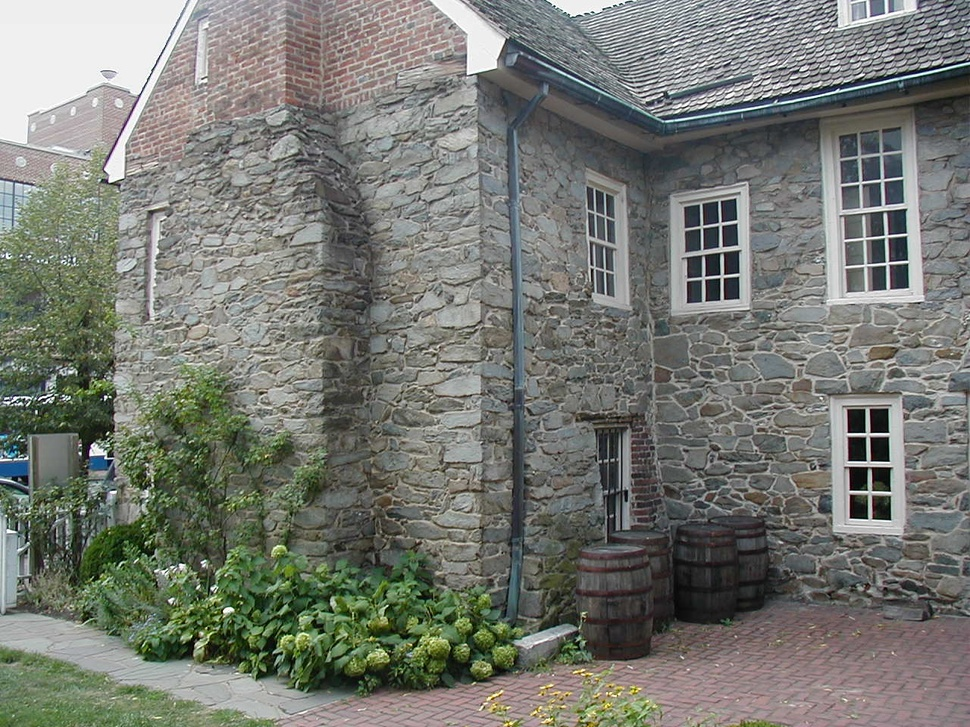
#> input picture HW2/hw3_images/house1.jpg, 970 x 727 px, shrunk from 1280 x 960 before the run
$ jupyter execute 'Serious Code.ipynb'   (older library calls are emulated)
#> lines starting #> are read from the running program, lines starting #| are printed output that depends on the picture; after the words box and inside, x2 and y2 are one past the last pixel; in counts of white or black regions, pixels touching at a corner belong together
[cell 1]
"""
Usage example:
python harris_corner.py --window_size 3 --alpha value hw3_images/butterfly.jpg

"""
from pylab import *
from scipy import *
from scipy import signal
import cv2
import numpy as np
import sys
import getopt
import operator
import math
import matplotlib.pyplot as plt
import matplotlib.image as mpim

def gauss_derivative_kernels(size, sizey=None):
    """
    returns x and y derivatives of a 2D Gauss kernel array for convolution
   """
    size = int(size)
    if not sizey:
        sizey = size
    else:
        sizey = int(sizey)
    y, x = mgrid[-size:size+1, -sizey:sizey+1]
    #x and y derivatives of a 2D Gaussian with standard dev half of size
    # (ignore scale factor)
    gx = - x * np.exp(-(x**2/float((0.5*size)**2)+y**2/float((0.5*sizey)**2)))
    gy = - y * np.exp(-(x**2/float((0.5*size)**2)+y**2/float((0.5*sizey)**2)))
    return gx,gy

def gauss_kernel(size, sizey = None):
    """
    returns a normalized 2D Gauss kernel array for convolutions
    """
    size = int(size)
    if not sizey:
        sizey = size
    else:
        sizey = int(sizey)
    x, y = mgrid[-size:size+1, -sizey:sizey+1]
    g = np.exp(-(x**2/float(size)+y**2/float(sizey)))
    return g / g.sum()


def compute_harris_response(im, window_size, k):
    """
    compute the Harris corner detector response function for each pixel in the input image
    :param im: input image
    :param window_size: size of the Gaussian window
    :param k: Harris corner constant (usually 0.04 - 0.06)
    :return r: Harris responses of the input image

    YOUR CODE GOES IN HERE
    Hint: First compute compute partial derivatives at each pixel, and then compute the second moment
    matrix in a Gaussian window around each pixel.
    Compute the Harris response r using the determinant and trace of the second moment matrix.
    """

    #derivatives
    gx,gy = gauss_derivative_kernels(3)
    imx = signal.convolve(im,gx, mode='same')
    imy = signal.convolve(im,gy, mode='same')
    #kernel for blurring
    gauss = gauss_kernel(3)
    #compute components of the structure tensor
    Wxx = signal.convolve(imx*imx,gauss, mode='same')
    Wxy = signal.convolve(imx*imy,gauss, mode='same')
    Wyy = signal.convolve(imy*imy,gauss, mode='same')
    #determinant and trace
    Wdet = Wxx*Wyy - Wxy**2
    Wtr = Wxx + Wyy

    return Wdet / Wtr

def get_harris_points(harrisim, min_distance=10, threshold=0.1):
    """
    find local maxima of the Harris response to filter the corner points
    :param harrisim: Harris response of the input
    :param min_distance (optional): minimum number of pixels for distinguishing corners and image boundary
    :param threshold (optional): threshold for Harris reponse
    :return filtered_coords: coordinates of filtered corner points
    """
    #find top corner candidates above a threshold
    corner_threshold = max(harrisim.ravel()) * threshold
    harrisim_t = (harrisim > corner_threshold) * 1

    #get coordinates of candidates after non-max supression
    #alternatively sort the candidates to get top 1000 corners
    filtered_coords = np.argwhere(harrisim_t)
    filtered_coords[:, [0, 1]] = filtered_coords[:, [1, 0]]  # Swap x, y coordinates

    return filtered_coords


def plot_harris_points(image, points):
    """
    plots corners found in image
    """
    """Plot corners found in image."""
    plt.imshow(image, cmap='gray')
    plt.plot([p[0] for p in points],[p[1] for p in points],'r*')
    plt.axis('off')
    plt.show()

def main():
    """
    parses argument list, calls compute_harris_response and get_harris_points to find the corner points, and draws the corner points on images
    :return: none
    """

    # Define the command-line arguments
    sys.argv = ['program.py', '--window_size', '100', '--alpha', '0.5', '--image_name', 'house1.jpg']

    args, img_name = getopt.getopt(sys.argv[1:], '', ['window_size=', 'alpha=', 'image_name'])
    args = dict(args)
    #print(args)
    #print(img_name)
    window_size = int(args.get('--window_size'))
    k = float(args.get('--alpha'))

    # [5 lines of commented-out code are left out]


    img = cv2.imread('hw3_images/'+str(img_name[0]))
#> img is the input picture: shape (727, 970, 3); mean B, G, R 113.6, 120.7, 118.1
    img = cv2.cvtColor(img, cv2.COLOR_RGB2GRAY)
#> img: shape (727, 970)

    #print(img)

    #compute the harris response function (you need to fill in our own code in this function)
    harrisim = compute_harris_response(img, window_size,k)
#> in compute_harris_response, `imy = signal.convolve(im,gy, mode='same')`:
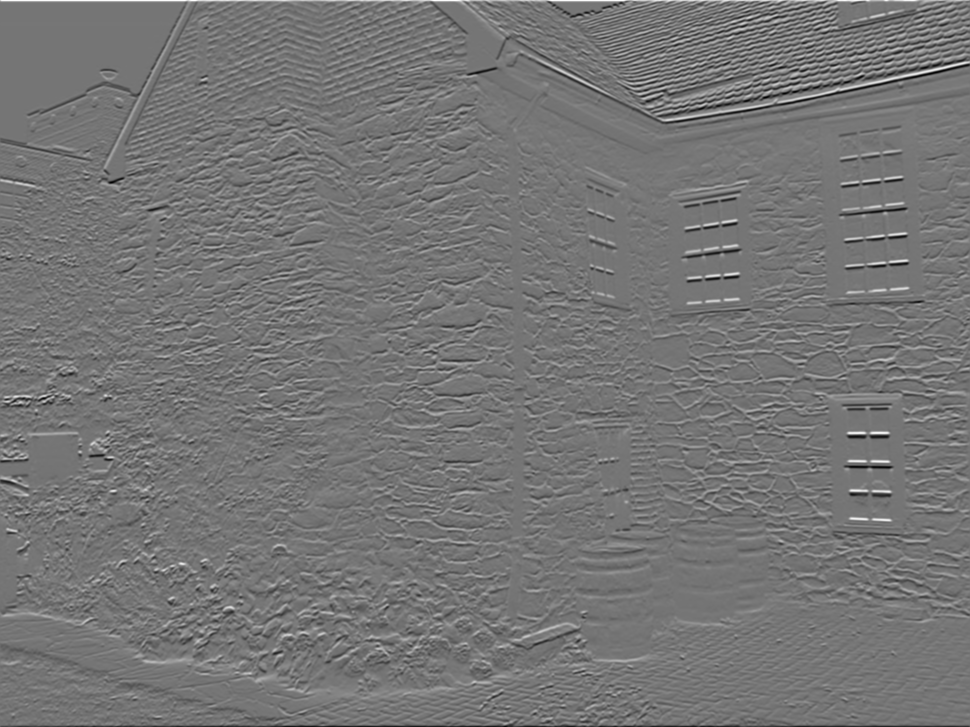
#> imy: shape (727, 970) float64; min -575.7, max 672.4, mean -0.3; drawn with min black and max white
#> in compute_harris_response, `Wxy = signal.convolve(imx*imy,gauss, mode='same')`:
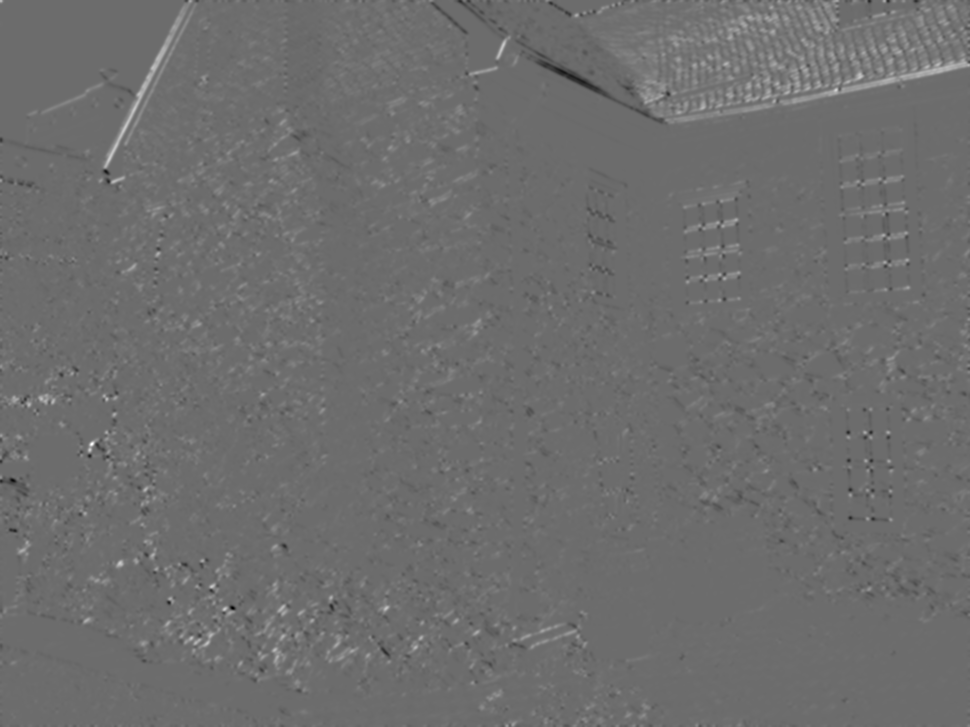
#> Wxy: shape (727, 970) float64; min -58509.7, max 78800.7, mean 834.8; drawn with min black and max white
#> in compute_harris_response, `return Wdet / Wtr`:
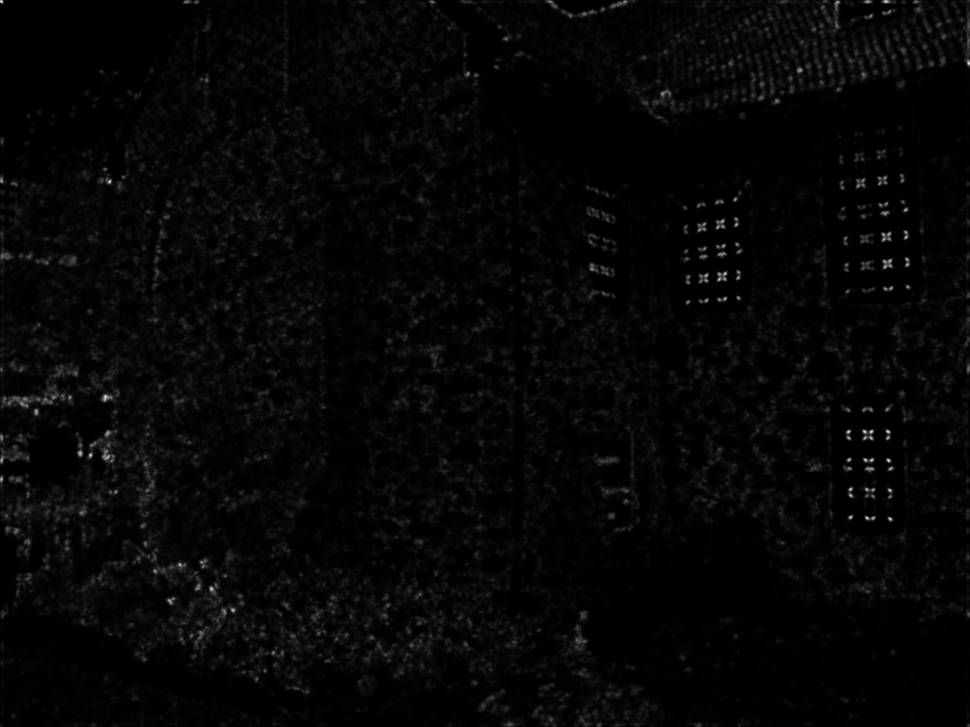
#> returned value: shape (727, 970) float64; 0.03% of the values are NaN or infinite; the others: min -3.59e-10, max 36548.4, mean 903; drawn with min black, max white, NaN and infinite black

    #find local maxima to filter the detected corner points
    filtered_coords = get_harris_points(harrisim, min_distance = 10, threshold = 0.1)
#> in get_harris_points, `corner_threshold = max(harrisim.ravel()) * threshold`: corner_threshold = 3654.8
#> in get_harris_points, `harrisim_t = (harrisim > corner_threshold) * 1`:
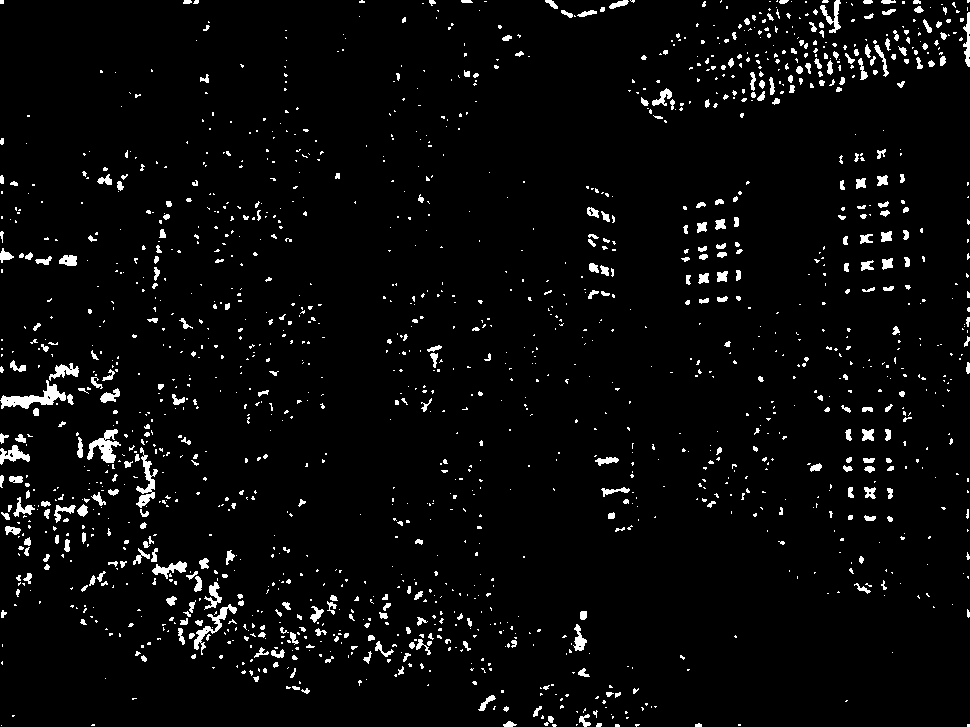
#> harrisim_t: shape (727, 970) int64; values 0 (black) and 1 (white), 3.8% white; 1608 white regions (1239 under 20 px), largest, box (x1, y1, x2, y2) and area: (0, 380, 66, 409) 691, (87, 429, 121, 463) 522, (136, 447, 158, 508) 455
#> in get_harris_points, `filtered_coords = np.argwhere(harrisim_t)`: filtered_coords = 26552 pairs, first value 0 to 726, second value 0 to 969
#> filtered_coords = 26552 pairs, first value 0 to 969, second value 0 to 726

    #visualize detected Harris corner points on the input image
    plot_harris_points(img, filtered_coords)
#> in plot_harris_points, `plt.show()`:
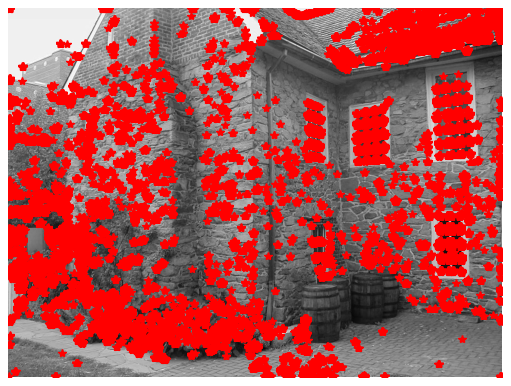
#> figure drawn by matplotlib, 1 panel


if __name__ == "__main__":
    main()

[cell 2]
import numpy as np
import cv2
import matplotlib.pyplot as plt

def compute_gradients(im):
    """
    Compute image gradients Ix and Iy using Sobel operators.

    :param im: input image (grayscale)
    :return Ix: gradient along x-direction
    :return Iy: gradient along y-direction
    """
    dx = cv2.Sobel(im, cv2.CV_64F, 1, 0, ksize=3)  # Compute gradient along x-direction
    dy = cv2.Sobel(im, cv2.CV_64F, 0, 1, ksize=3)  # Compute gradient along y-direction
    return dx, dy

def compute_gradient_magnitude(Ix, Iy):
    """
    Compute gradient magnitude from gradients Ix and Iy.

    :param Ix: gradient along x-direction
    :param Iy: gradient along y-direction
    :return gradient_magnitude: gradient magnitude
    """
    gradient_magnitude = np.sqrt(Ix**2 + Iy**2)
    return gradient_magnitude

def compute_gradient_orientation(Ix, Iy):
    """
    Compute gradient orientation from gradients Ix and Iy.

    :param Ix: gradient along x-direction
    :param Iy: gradient along y-direction
    :return gradient_orientation: gradient orientation
    """
    gradient_orientation = np.arctan2(Iy, Ix)
    return gradient_orientation

# Load the image
image = cv2.imread('hw3_images/house1.jpg', cv2.IMREAD_GRAYSCALE)
#> image: shape (727, 970); min 0, max 255, mean 119.1

# Compute gradients
Ix, Iy = compute_gradients(image)

# Compute gradient magnitude and orientation
gradient_magnitude = compute_gradient_magnitude(Ix, Iy)
#> in compute_gradient_magnitude, `gradient_magnitude = np.sqrt(Ix**2 + Iy**2)`:
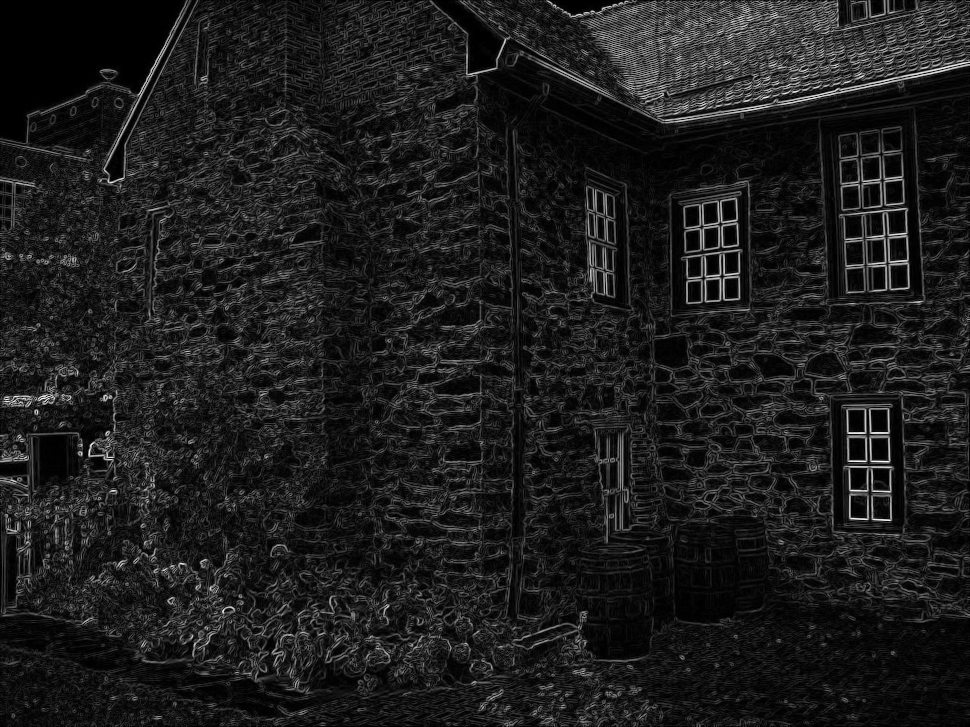
#> gradient_magnitude: shape (727, 970) float64; min 0, max 1023.3, mean 118; drawn with min black and max white
gradient_orientation = compute_gradient_orientation(Ix, Iy)
#> in compute_gradient_orientation, `gradient_orientation = np.arctan2(Iy, Ix)`:
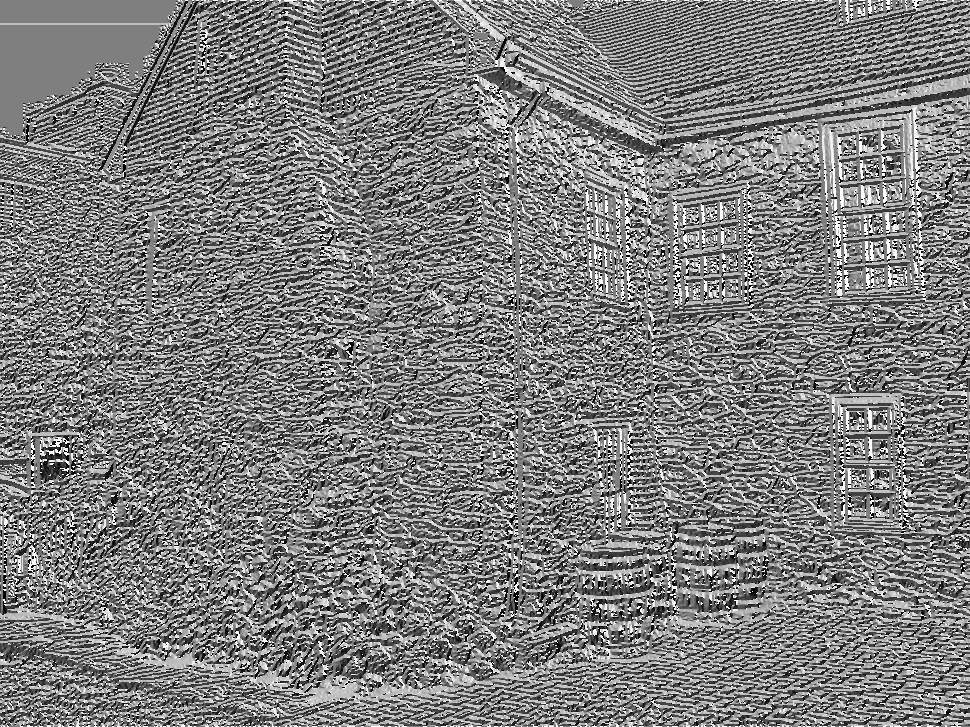
#> gradient_orientation: shape (727, 970) float64; min -3.14, max 3.14, mean -0.0317; drawn with min black and max white

# Display images
plt.figure(figsize=(10, 8))

plt.subplot(2, 2, 1)
plt.imshow(Ix, cmap='gray')
plt.title('Gradient along x-direction (Ix)')
plt.axis('off')

plt.subplot(2, 2, 2)
plt.imshow(Iy, cmap='gray')
plt.title('Gradient along y-direction (Iy)')
plt.axis('off')

plt.subplot(2, 2, 3)
plt.imshow(gradient_magnitude, cmap='gray')
plt.title('Gradient Magnitude')
plt.axis('off')

plt.subplot(2, 2, 4)
plt.imshow(gradient_orientation, cmap='hsv')
plt.title('Gradient Orientation')
plt.axis('off')

plt.tight_layout()
plt.show()

$ run again, with HW2/hw3_images/sunflowers.jpg copied over HW2/hw3_images/house1.jpg
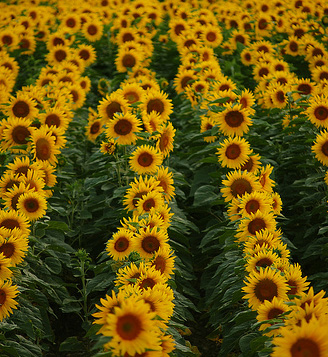
#> input picture HW2/hw3_images/sunflowers.jpg, 328 x 357 px
#> in main, img is the input picture: shape (357, 328, 3); mean B, G, R 10.8, 83.8, 104.4
#> img: shape (357, 328)
#> corner_threshold = 1271
#> in get_harris_points, `harrisim_t = (harrisim > corner_threshold) * 1`:
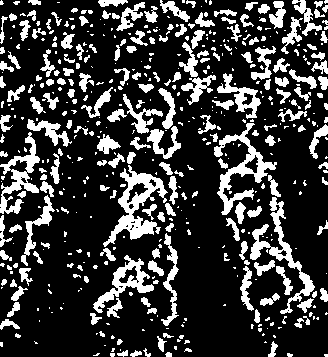
#> harrisim_t: shape (357, 328) int64; values 0 (black) and 1 (white), 23.1% white; 513 white regions (307 under 20 px), largest, box (x1, y1, x2, y2) and area: (103, 165, 168, 247) 1698, (214, 123, 277, 215) 1446, (250, 197, 315, 314) 1368
#> in get_harris_points, `filtered_coords = np.argwhere(harrisim_t)`: filtered_coords = 27021 pairs, first value 0 to 356, second value 0 to 327
#> in main, `filtered_coords = get_harris_points(harrisim, min_distance = 10, thres..`: filtered_coords = 27021 pairs, first value 0 to 327, second value 0 to 356
#> in compute_gradient_orientation, `gradient_orientation = np.arctan2(Iy, Ix)`:
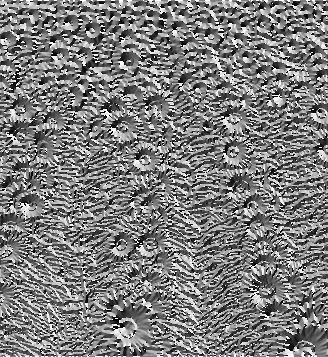
#> gradient_orientation: shape (357, 328) float64; min -3.14, max 3.14, mean -0.0511; drawn with min black and max white
